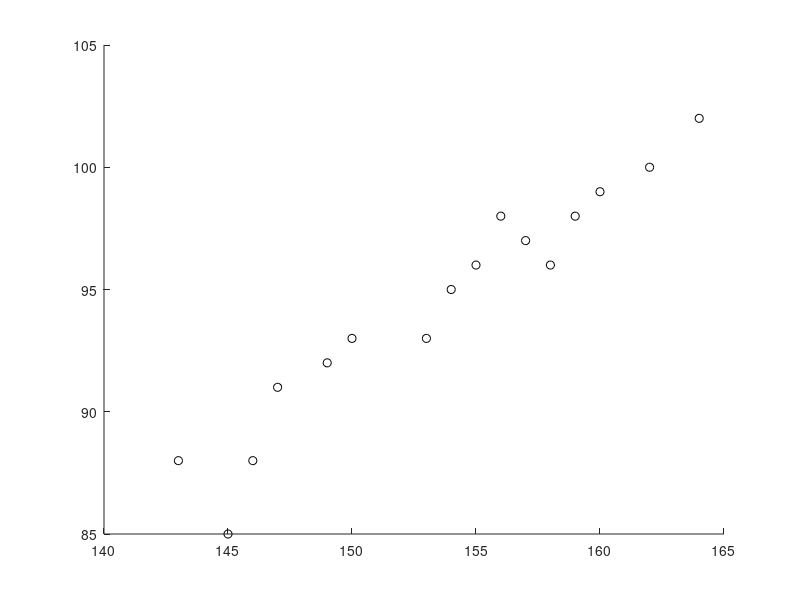

Here is the MATLAB script that generated this plot:
clear
X1=[143 145 146 147 149 150 153 154 155 156 157 158 159 160 162 164]';
X=[ones(16,1) X1];
Y=[88 85 88 91 92 93 93 95 96 98 97 96 98 99 100 102]';
[b,bint,r,rint,stats]=regress(Y,X,0.05);
lambda = 0.1;
I = eye(size(X'*X));
theta = inv(lambda*I+X'*X)*X'*Y;
scatter(X1,Y,'k')
hold on
y1 = b(1)+b(2)*X1;
y2 = theta(1)+theta(2)*X1;
% plot(X1,y1,'r-')
% plot(X1,y2,'b--')
